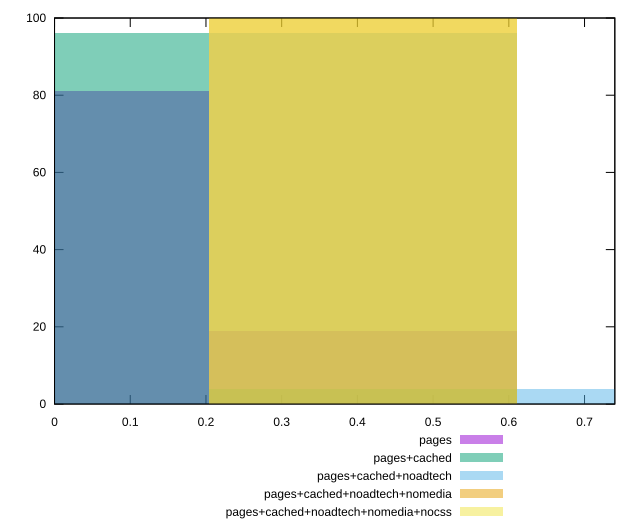

Recreate this plot in gnuplot.
reset

$pages <<EOF
0 81
0.40720382662034305 19
EOF

$pagesCached <<EOF
0 96
0.40720382662034305 4
EOF

$pagesCachedNoadtech <<EOF
0.40720382662034305 96
0.8144076532406861 4
EOF

$pagesCachedNoadtechNomedia <<EOF
0.40720382662034305 100
EOF

$pagesCachedNoadtechNomediaNocss <<EOF
0.40720382662034305 100
EOF

set key outside below
set boxwidth 0.40720382662034305
set xrange [0:0.74]
set yrange [0:100]
set trange [0:100]
set style fill transparent solid 0.5 noborder
set terminal svg size 640, 530 enhanced background rgb 'white'
set output "report_00015_2021-02-09T16-11-33.973Z/unused-javascript/comparison/histogram/all_score.svg"

plot $pages title "pages" with boxes, \
     $pagesCached title "pages+cached" with boxes, \
     $pagesCachedNoadtech title "pages+cached+noadtech" with boxes, \
     $pagesCachedNoadtechNomedia title "pages+cached+noadtech+nomedia" with boxes, \
     $pagesCachedNoadtechNomediaNocss title "pages+cached+noadtech+nomedia+nocss" with boxes

reset
